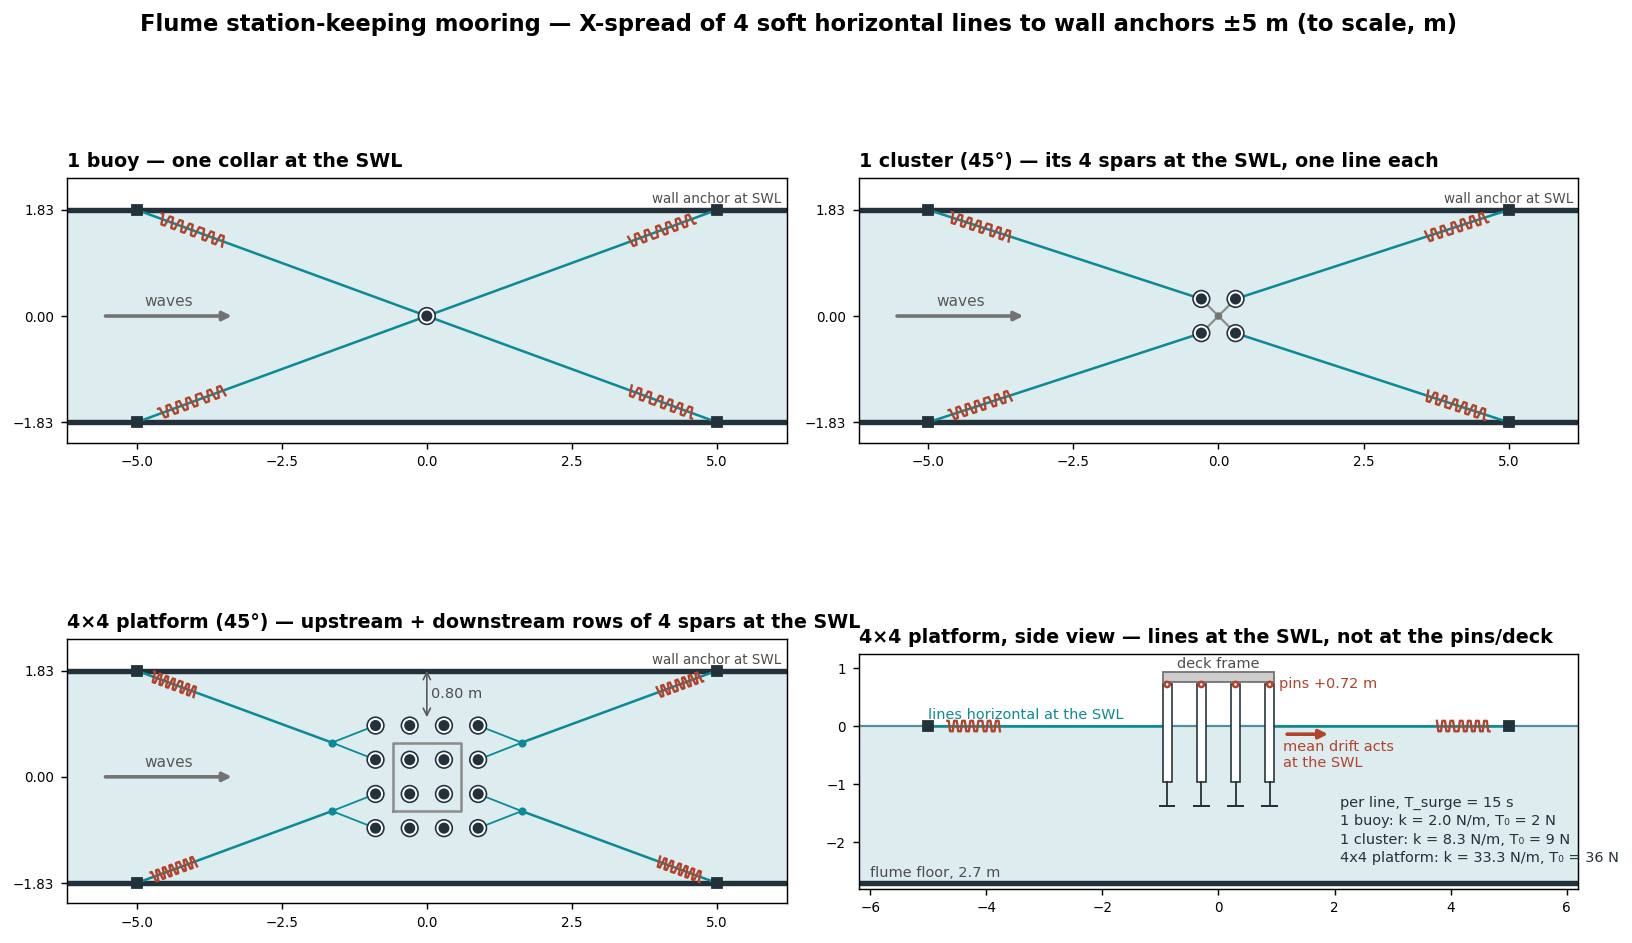

Python code for this plot:
"""Recommended flume station-keeping mooring for the three test articles: line design table and
plan/side-view layout schematic in the OSU LWF (3.66 m wide, 2.7 m deep).

Design (from mooring_sizing.py + the coupled check in mooring_verify.py): an X-spread of 4
horizontal lines at the still-water line (SWL) to wall anchors 5 m up- and downstream, each line
a soft linear spring in series with low-stretch rope; the lines attach at the SWL of the spar(s):
  * 1 buoy     -- one collar on the spar at the SWL (all 4 lines);
  * 1 cluster (45 deg) -- its 4 spars, one line each (two upstream, two downstream);
  * 4x4 platform (45 deg) -- the upstream and downstream rows of 4 spars (each line ends in a
    2-leg bridle to 2 spars).
Per-line stiffness, pretension, pre-stretch and the stroke the spring must provide are tabulated
for T_surge = 15 s (baseline) and 20 s (softer option), at the conservative H = 0.5 m drift.

Writes mooring_design_table.csv + mooring_layout.png.  Run: python mooring_layout.py
"""
# ruff: noqa: E702, RUF001  -- compact numeric lines; display typography in labels
from __future__ import annotations

import csv
from pathlib import Path

import matplotlib

matplotlib.use("Agg")
import matplotlib.pyplot as plt
import mooring_sizing as ms
import numpy as np
from matplotlib.patches import Circle, Rectangle

HERE = Path(__file__).resolve().parent
L_ANCHOR, A_WAVE = 5.0, 0.25
T_DESIGN = (15.0, 20.0)
WL, PIN, DECK = 0.0, 0.717, 0.90                 # z of SWL, pins, deck frame (m)
SPAR_BOT, PLATE_Z, PLATE_T = -0.967, -1.383, 0.03
S = 1.25 / 1.5
CLUSTER = np.array([(0.5 * S * np.cos(a), 0.5 * S * np.sin(a))
                    for a in np.deg2rad([45.0, 135.0, 225.0, 315.0])])
PLATFORM = np.array([(x, y) for x in (-0.884, -0.295, 0.295, 0.884)
                     for y in (-0.884, -0.295, 0.295, 0.884)])
TEAL, RUST, INK, SEA = "#0c8b96", "#b2432c", "#23313a", "#dcecef"


def design_table() -> list[dict]:
    f_spar = max(sum(ms.drift_per_spar(0.5, T)[:2]) for T in ms.T_WAVE)
    rows = []
    for name, a in ms.ARTICLES.items():
        for ts in T_DESIGN:
            Kx = (a["M"] + a["A"]) * (2 * np.pi / ts) ** 2
            F = a["n"] * f_spar; delta = F / Kx
            xs = ms.xspread(Kx, delta, A_WAVE, L_ANCHOR)
            ca = np.cos(np.radians(xs["alpha_deg"]))
            pre = xs["T0"] / xs["kl"]; stroke = pre + (delta + A_WAVE) * ca
            rows.append(dict(article=name, T_surge_s=ts, Kx_Npm=round(Kx, 2),
                             drift_H05_N=round(float(F), 1), offset_H05_m=round(delta, 2),
                             line_len_m=round(xs["ell"], 2),
                             line_angle_deg=round(xs["alpha_deg"], 1),
                             k_line_Npm=round(xs["kl"], 2), pretension_N=round(xs["T0"], 1),
                             pre_stretch_m=round(pre, 2), max_stretch_m=round(stroke, 2),
                             max_line_tension_N=round(xs["kl"] * stroke, 1),
                             Ky_Npm=round(xs["Ky"], 2), Kz_geo_Npm=round(xs["Kz"], 2)))
    return rows


def _flume(ax, title):
    W = ms.W_FLUME
    ax.add_patch(Rectangle((-6.2, -W / 2), 12.4, W, color=SEA, zorder=0))
    for y in (-W / 2, W / 2):
        ax.plot([-6.2, 6.2], [y, y], color=INK, lw=3, solid_capstyle="butt")
    ax.annotate("", xy=(-3.3, 0.0), xytext=(-5.6, 0.0),
                arrowprops=dict(arrowstyle="-|>", color="0.45", lw=2.0))
    ax.text(-4.45, 0.12, "waves", ha="center", va="bottom", fontsize=8.5, color="0.35")
    ax.set_xlim(-6.2, 6.2); ax.set_ylim(-W / 2 - 0.35, W / 2 + 0.55); ax.set_aspect("equal")
    ax.set_xticks([-5, -2.5, 0, 2.5, 5]); ax.set_yticks([-1.83, 0, 1.83])
    ax.tick_params(labelsize=7.5); ax.set_title(title, fontsize=10.5, fontweight="bold", loc="left")


def _buoys(ax, xy):
    for x, y in xy:
        ax.add_patch(Circle((x, y), ms.PLATE_R, fc="white", ec=INK, lw=0.9, zorder=3))
        ax.add_patch(Circle((x, y), ms.SPAR_D / 2, fc=INK, ec=INK, zorder=4))


def _line(ax, p_att, p_anchor, bridle=None):
    """Line from wall anchor to attachment; optional 2-leg bridle from a ring to 2 spars."""
    end = p_att if bridle is None else bridle[0]
    ax.plot([p_anchor[0], end[0]], [p_anchor[1], end[1]], color=TEAL, lw=1.4, zorder=2)
    # spring symbol near the anchor
    t = np.linspace(0.08, 0.30, 40); d = np.subtract(end, p_anchor); nrm = np.array([-d[1], d[0]])
    nrm = nrm / np.hypot(*nrm)
    zz = np.array(p_anchor)[None, :] + t[:, None] * d[None, :] \
        + 0.09 * np.sign(np.sin(t * 180))[:, None] * nrm[None, :]
    ax.plot(zz[:, 0], zz[:, 1], color=RUST, lw=1.3, zorder=2)
    ax.plot(*p_anchor, marker="s", ms=6, color=INK, zorder=5)
    if bridle is not None:
        for q in bridle[1]:
            ax.plot([end[0], q[0]], [end[1], q[1]], color=TEAL, lw=1.0, zorder=2)
        ax.plot(*end, marker="o", ms=3.5, color=TEAL, zorder=5)


def plan_views(axs):
    W2 = ms.W_FLUME / 2
    anchors = [(-L_ANCHOR, W2), (-L_ANCHOR, -W2), (L_ANCHOR, W2), (L_ANCHOR, -W2)]
    # 1 buoy
    _flume(axs[0], "1 buoy — one collar at the SWL")
    _buoys(axs[0], [(0.0, 0.0)])
    for a in anchors:
        _line(axs[0], (0.0, 0.0), a)
    # cluster (45 deg): hub + arms, each line to the nearest spar
    _flume(axs[1], "1 cluster (45°) — its 4 spars at the SWL, one line each")
    for x, y in CLUSTER:
        axs[1].plot([0, x], [0, y], color="0.55", lw=1.2, zorder=1)
    axs[1].add_patch(Circle((0, 0), 0.05, color="0.45", zorder=3))
    _buoys(axs[1], CLUSTER)
    for a in anchors:
        _line(axs[1], (0.5 * S * np.cos(np.pi / 4) * np.sign(a[0]),
                       0.5 * S * np.sin(np.pi / 4) * np.sign(a[1])), a)
    # platform: deck frame + rows; each line -> ring -> 2-leg bridle to 2 spars of its half-row
    _flume(axs[2], "4×4 platform (45°) — upstream + downstream rows of 4 spars at the SWL")
    hub = [(-0.589, -0.589), (-0.589, 0.589), (0.589, 0.589), (0.589, -0.589), (-0.589, -0.589)]
    axs[2].plot(*zip(*hub, strict=True), color="0.55", lw=1.4, zorder=1)
    _buoys(axs[2], PLATFORM)
    for a in anchors:
        xr = -0.884 if a[0] < 0 else 0.884
        legs = [(xr, 0.295 * np.sign(a[1])), (xr, 0.884 * np.sign(a[1]))]
        ring = (xr + np.sign(a[0]) * 0.75, 0.59 * np.sign(a[1]))
        _line(axs[2], None, a, bridle=(ring, legs))
    y_edge = 0.884 + ms.PLATE_R
    axs[2].annotate("", xy=(0.0, W2), xytext=(0.0, y_edge),
                    arrowprops=dict(arrowstyle="<->", color="0.35", lw=0.9, shrinkA=0, shrinkB=0))
    axs[2].text(0.08, 0.5 * (W2 + y_edge), f"{W2 - y_edge:.2f} m", va="center", fontsize=8,
                color="0.3")
    for ax in axs:
        ax.text(5.0, W2 + 0.12, "wall anchor at SWL", ha="center", fontsize=7.5, color="0.3")


def side_view(ax, rows):
    ax.add_patch(Rectangle((-6.2, -ms.H_FLUME), 12.4, ms.H_FLUME, color=SEA, zorder=0))
    ax.plot([-6.2, 6.2], [0, 0], color="#4f8fa0", lw=1.2)
    ax.plot([-6.2, 6.2], [-ms.H_FLUME] * 2, color=INK, lw=3)
    for x in (-0.884, -0.295, 0.295, 0.884):
        ax.add_patch(Rectangle((x - ms.SPAR_D / 2, SPAR_BOT), ms.SPAR_D, PIN - SPAR_BOT,
                               fc="white", ec=INK, lw=0.9, zorder=3))
        ax.add_patch(Rectangle((x - ms.PLATE_R, PLATE_Z - PLATE_T / 2), 2 * ms.PLATE_R, PLATE_T,
                               fc=INK, zorder=3))
        ax.plot([x, x], [SPAR_BOT, PLATE_Z], color=INK, lw=1.0, zorder=3)
        ax.add_patch(Circle((x, PIN), 0.045, fc="white", ec=RUST, lw=1.4, zorder=5))
    ax.add_patch(Rectangle((-0.95, PIN + 0.04), 1.9, DECK - PIN, fc="0.8", ec="0.45", zorder=2))
    for sx, xa in ((-0.884, -L_ANCHOR), (0.884, L_ANCHOR)):
        _line(ax, (sx, 0.0), (xa, 0.0))
    ax.annotate("", xy=(1.95, -0.14), xytext=(1.12, -0.14),
                arrowprops=dict(arrowstyle="-|>", color=RUST, lw=2))
    ax.text(1.12, -0.24, "mean drift acts\nat the SWL", ha="left", va="top", fontsize=8,
            color=RUST)
    ax.text(0.0, DECK + 0.1, "deck frame", ha="center", fontsize=8, color="0.3")
    ax.text(1.05, PIN, "pins +0.72 m", va="center", fontsize=8, color=RUST)
    ax.text(-6.0, -ms.H_FLUME + 0.1, "flume floor, 2.7 m", fontsize=8, color="0.3")
    ax.text(-5.0, 0.12, "lines horizontal at the SWL", fontsize=8, color=TEAL)
    r15 = {r["article"]: r for r in rows if r["T_surge_s"] == 15.0}
    txt = "\n".join(f"{a.split(' (')[0]}: k = {r['k_line_Npm']:.1f} N/m, T₀ = "
                    f"{r['pretension_N']:.0f} N" for a, r in r15.items())
    ax.text(2.1, -1.2, f"per line, T_surge = 15 s\n{txt}", ha="left", va="top", fontsize=8,
            color=INK, linespacing=1.4)
    ax.set_xlim(-6.2, 6.2); ax.set_ylim(-ms.H_FLUME - 0.1, 1.25); ax.set_aspect("equal")
    ax.tick_params(labelsize=7.5)
    ax.set_title("4×4 platform, side view — lines at the SWL, not at the pins/deck",
                 fontsize=10.5, fontweight="bold", loc="left")


def main() -> None:
    rows = design_table()
    with (HERE / "mooring_design_table.csv").open("w", newline="", encoding="utf-8") as fh:
        wr = csv.DictWriter(fh, fieldnames=list(rows[0].keys()))
        wr.writeheader(); wr.writerows(rows)
    for r in rows:
        print(r)
    fig, ax = plt.subplots(2, 2, figsize=(15, 8.2), gridspec_kw=dict(hspace=0.28, wspace=0.1))
    plan_views([ax[0, 0], ax[0, 1], ax[1, 0]])
    side_view(ax[1, 1], rows)
    fig.suptitle("Flume station-keeping mooring — X-spread of 4 soft horizontal lines to wall "
                 "anchors ±5 m (to scale, m)", fontsize=12.5, fontweight="bold", y=0.99)
    fig.savefig(HERE / "mooring_layout.png", dpi=130, bbox_inches="tight")
    print("wrote mooring_design_table.csv, mooring_layout.png")


if __name__ == "__main__":
    main()
